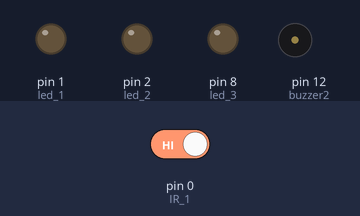
Simulated run of this sketch. Board: Arduino Uno, built with avr-gcc and run on an emulated ATmega328P. Shown: output pins drawn as LEDs (lit = HIGH), buzzer (waves = sounding). Dashed ring = blinking. Inputs (shaded band) come from the test bench; at power-on: pin 0 (IR_1) HIGH.

Above: at 1.2 s.
1.3 s: pin 0 (IR_1) driven LOW
At 1.37 s:
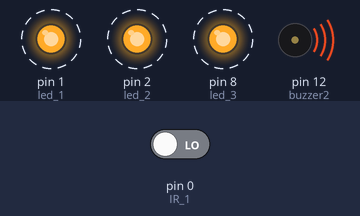
4.3 s: pin 0 (IR_1) driven HIGH
At 5.4 s:
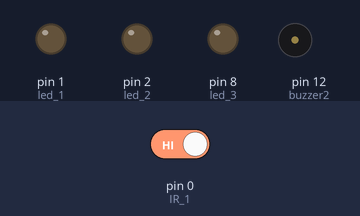
Timing chart, 0 to 7.3 s (numbered marks = the images above; inputs shaded):
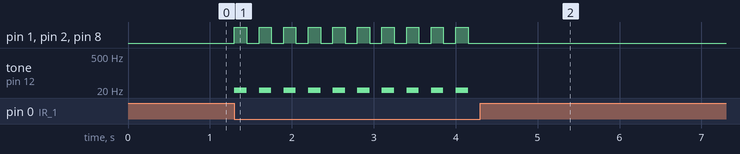

Measured:
- after the input at 1.3 s, pin 1 (led_1), pin 2 (led_2), pin 8 (led_3): alternates HIGH for 0.15 s and LOW for 0.15 s, starting at once; tone on pin 12 (buzzer2): alternates 1 Hz for 0.15 s and silent for 0.15 s, starting at once
- after the input at 4.3 s, pin 1 (led_1), pin 2 (led_2), pin 8 (led_3): stops changing and stays LOW; tone on pin 12 (buzzer2): stops changing and stays silent

The sketch:

smart_security_system.ino
```cpp
int  IR_1 = 0;
int status_1 = HIGH;
int led_1 = 1;      //ROOM1
int led_2 = 2;     //ROOM2
int led_3 = 8;     //LOUNGE
int buzzer1 = 11;
int buzzer2 = 12;


void setup() {
  // put your setup code here, to run once:
  pinMode(led_1, OUTPUT);
  pinMode(led_2, OUTPUT);
  pinMode(led_3, OUTPUT);

  pinMode(IR_1, INPUT);

  pinMode(buzzer1, OUTPUT);
  pinMode(buzzer2, OUTPUT);
}

void loop() {
  // put your main code here, to run repeatedly:
 status_1 = digitalRead(IR_1);


 if(status_1 == LOW){
  digitalWrite(led_1, HIGH);digitalWrite(led_2, HIGH);digitalWrite(led_3, HIGH);
  tone(buzzer1, HIGH);
  tone(buzzer2, HIGH);
  delay(150);

  digitalWrite(led_1,0);digitalWrite(led_2,0);digitalWrite(led_3,0);
  noTone(buzzer1);
  noTone(buzzer2);
  delay(150);
  }

 else{
  digitalWrite(led_1,0);digitalWrite(led_2, 0);digitalWrite(led_3,0);
  noTone(buzzer1);
  noTone(buzzer2);


  }


}
```
